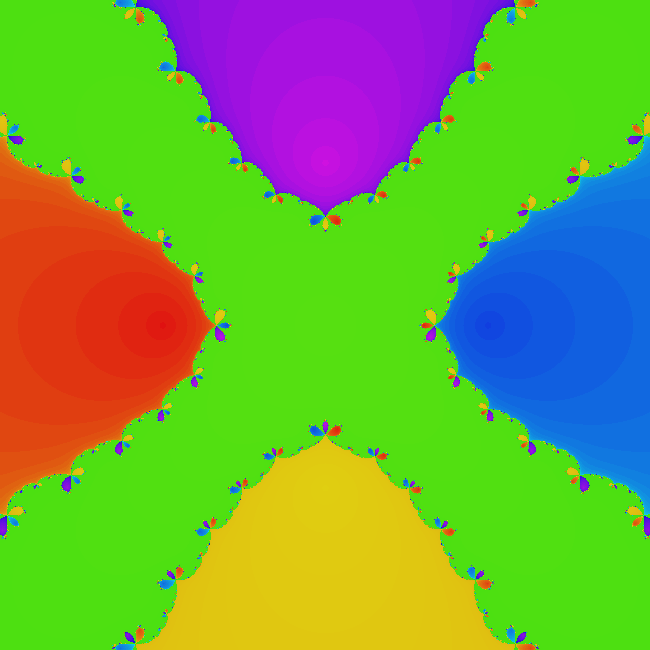
Frame 1 (no input)
Frame 60 (the mouse pressed at the canvas centre just before this capture): identical to frame 1, image omitted
Frame 120 (the mouse held since frame 60 and released just before this capture): identical to frame 1, image omitted

The Processing sketch that drew this single still picture (run headless with seeded random() and noise(); from frame 60 on, the mouse is pressed at the canvas centre):

// Processing sketch: Basin_7_animated
// ── Basin_7_animated.pde
class Complex{
    public float real,img;
    public Complex(float a,float b){
        real = a;
        img = b;
    }
    void num_mul(float x){ this.real *= x; this.img *= x; }
    Complex add(Complex x){ return new Complex(this.real+x.real,this.img+x.img); }
    Complex minus(Complex x){ return new Complex(this.real-x.real,this.img-x.img); }
    Complex product(Complex x){ return new Complex(this.real*x.real-this.img*x.img,this.img*x.real+this.real*x.img); }
    Complex divide(Complex x){
      float mod2 = x.real*x.real+x.img*x.img;
      Complex p = x; p.img *= -1;
      Complex t = this.product(p);
      t.real /= mod2;
      t.img /= mod2;
      return t;
    }
    float MOD(){ return sqrt(this.real*this.real+this.img*this.img); }
};

final int maxIterations = 100;
final float range = 2;

float factorX = 0, factorY = 0;
float startX = -range, startY = -range, endX = range, endY = range;

Complex N(Complex z){
  Complex z4 = z.product(z.product(z.product(z)));
  Complex z5 = z.product(z4);
  z4.num_mul(5.0);
  z5.num_mul(4.0);
  z4.real -= 1.0;
  return z5.divide(z4);
}

final Complex root1 = new Complex(0,0), //green
              root2 = new Complex(1.0,0), //blue
              root3 = new Complex(-1.0,0), //red
              root4 = new Complex(0,1.0), //yellow
              root5 = new Complex(0,-1.0); //pink

final float epsilon = 0.001;
        
boolean closeTo(Complex a,Complex b){
  float d = a.minus(b).MOD();
  return (d<=epsilon);
}

float Distance(Complex a,Complex b){
   Complex c = a.minus(b);
   return c.MOD();
}

void drawPlane(){
  float val = 0;
  loadPixels();
  
  for(int i=0;i<650;i++){
    for(int j=0;j<650;j++){
      float a = map(i,0+factorX,650+factorX,startX+factorX,endX+factorX),
            b = map(j,0+factorY,650+factorY,startY+factorY,endY+factorY);
      Complex c2 = new Complex(a,b);
      int n = 0;
      boolean x = false, y = false, z = false, p = false, q = false;
      for(;n<maxIterations;n++){
         c2 = N(c2);
         if(closeTo(c2,root1)){
           x = true;
           break;
         }
         if(closeTo(c2,root2)){
           y = true;
           break;
         }
         if(closeTo(c2,root3)){
           z = true;
           break;
         }
         if(closeTo(c2,root4)){
           p = true;
           break;
         }
         if(closeTo(c2,root5)){
           q = true;
           break;
         }
      }
            
      if(x) val = map(n,0,maxIterations,100,138); //green
      else if(y) val = map(n,0,maxIterations,227,213)*float(maxIterations-n)/float(maxIterations); //blue
      else if(z) val = map(n,0,maxIterations,255,300)*(float(n)/float(maxIterations)); //red
      else if(p) val = map(n,0,maxIterations,55,68)*float(maxIterations-n)/float(maxIterations); //yellow
      else if(q) val = map(n,0,maxIterations,295,310)*float(maxIterations-n)/float(maxIterations); //pink
      
      pixels[i+j*650] = color(val,92,88);
    }
  }

  updatePixels();
}

boolean mouseLocked = false;

void mousePressed() { mouseLocked = true; }
void mouseReleased() { mouseLocked = false; }

void mouseDragged() {
  if(mouseLocked) {
    float bx = pmouseX-mouseX;
    float by = pmouseY-mouseY;
    
    factorX += bx/100.0;
    factorY += by/100.0;
    
    //startX += bx; startY += by;
    //endX -= bx; endY -= by;
  }
}

void setup(){    
  size(650,650);
  surface.setTitle("Complex Fractals");
  surface.setResizable(false);
  
  colorMode(HSB, 360,100,100);
  pixelDensity(1);
  
  //drawPlane();
  
  //save("./Basin7.png");
}

void draw(){
  clear();
  drawPlane();
}

void keyReleased() {
  if (key == 's' || key == 'S') save("./IMG.png");
}
